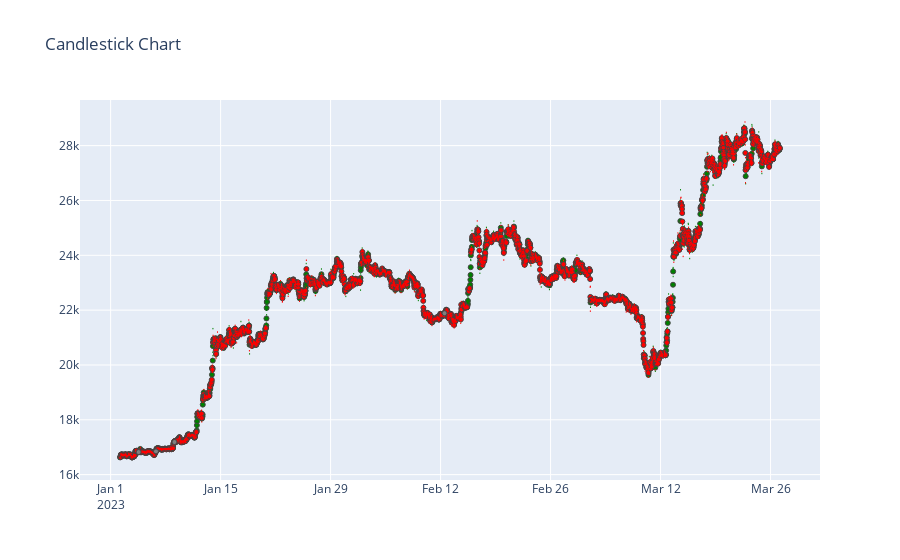

Notebook code cell kept with this figure:
### Code cell
import pandas as pd
import plotly.graph_objs as go
from plotly.subplots import make_subplots

def plot_candlestick(df):
    df["time"] = pd.to_datetime(df["time"])

    fig = make_subplots(rows=1, cols=1, shared_xaxes=True)

    for color in df['color'].unique():
        color_df = df[df['color'] == color]

        fig.add_trace(
            go.Scatter(
                x=color_df['time'],
                y=(color_df['open'] + color_df['close']) / 2,
                mode='markers',
                marker=dict(
                    size=5, # Set the marker size based on your preference
                    color=color,
                    line=dict(width=1)
                ),
                showlegend=False
            ),
            row=1, col=1
        )

        fig.add_trace(
            go.Scatter(
                x=color_df['time'],
                y=color_df['high'],
                mode='markers',
                marker=dict(
                    size=1, # Set the marker size based on your preference
                    color=color,
                    symbol='line-ns-open',
                    line=dict(width=1)
                ),
                showlegend=False
            ),
            row=1, col=1
        )

        fig.add_trace(
            go.Scatter(
                x=color_df['time'],
                y=color_df['low'],
                mode='markers',
                marker=dict(
                    size=1, # Set the marker
                    color=color,
                    symbol='line-ns-open',
                    line=dict(width=1)
                    ),
                    showlegend=False
                    ),
                    row=1, col=1
                    )
        
        fig.update_layout(
        title="Candlestick Chart",
        xaxis_rangeslider_visible=False
        )

    fig.show()



# Replace the file name with the desired CSV file
csv_file = "kc_btc_30min_ha.csv"
df = pd.read_csv(csv_file)

plot_candlestick(df)

### Figure 1 — Plotly figure (JSON) as saved in the notebook; plotly's stock layout.template omitted (floating-point values rounded to 4 significant figures; data arrays with more than 128 entries replaced by an {"elided": "..."} marker saying what was removed)
{"data": [{"marker": {"color": "green", "line": {"width": 1}, "size": 5}, "mode": "markers", "showlegend": false, "type": "scatter", "x": {"elided": "2035 str values"}, "xaxis": "x", "y": {"elided": "2035 float values"}, "yaxis": "y"}, {"marker": {"color": "green", "line": {"width": 1}, "size": 1, "symbol": "line-ns-open"}, "mode": "markers", "showlegend": false, "type": "scatter", "x": {"elided": "2035 str values"}, "xaxis": "x", "y": {"elided": "2035 float values"}, "yaxis": "y"}, {"marker": {"color": "green", "line": {"width": 1}, "size": 1, "symbol": "line-ns-open"}, "mode": "markers", "showlegend": false, "type": "scatter", "x": {"elided": "2035 str values"}, "xaxis": "x", "y": {"elided": "2035 float values"}, "yaxis": "y"}, {"marker": {"color": "red", "line": {"width": 1}, "size": 5}, "mode": "markers", "showlegend": false, "type": "scatter", "x": {"elided": "1993 str values"}, "xaxis": "x", "y": {"elided": "1993 float values"}, "yaxis": "y"}, {"marker": {"color": "red", "line": {"width": 1}, "size": 1, "symbol": "line-ns-open"}, "mode": "markers", "showlegend": false, "type": "scatter", "x": {"elided": "1993 str values"}, "xaxis": "x", "y": {"elided": "1993 float values"}, "yaxis": "y"}, {"marker": {"color": "red", "line": {"width": 1}, "size": 1, "symbol": "line-ns-open"}, "mode": "markers", "showlegend": false, "type": "scatter", "x": {"elided": "1993 str values"}, "xaxis": "x", "y": {"elided": "1993 float values"}, "yaxis": "y"}, {"marker": {"color": "grey", "line": {"width": 1}, "size": 5}, "mode": "markers", "showlegend": false, "type": "scatter", "x": ["2023-01-04T13:30:00", "2023-01-06T18:30:00", "2023-01-09T03:00:00", "2023-02-12T12:00:00"], "xaxis": "x", "y": [16820.0, 16850.0, 17190.0, 21890.0], "yaxis": "y"}, {"marker": {"color": "grey", "line": {"width": 1}, "size": 1, "symbol": "line-ns-open"}, "mode": "markers", "showlegend": false, "type": "scatter", "x": ["2023-01-04T13:30:00", "2023-01-06T18:30:00", "2023-01-09T03:00:00", "2023-02-12T12:00:00"], "xaxis": "x", "y": [16824, 16860.0, 17200.0, 21892], "yaxis": "y"}, {"marker": {"color": "grey", "line": {"width": 1}, "size": 1, "symbol": "line-ns-open"}, "mode": "markers", "showlegend": false, "type": "scatter", "x": ["2023-01-04T13:30:00", "2023-01-06T18:30:00", "2023-01-09T03:00:00", "2023-02-12T12:00:00"], "xaxis": "x", "y": [16820.0, 16840.0, 17181, 21880.0], "yaxis": "y"}], "layout": {"title": {"text": "Candlestick Chart"}, "xaxis": {"anchor": "y", "domain": [0, 1], "rangeslider": {"visible": false}}, "yaxis": {"anchor": "x", "domain": [0, 1]}}}
